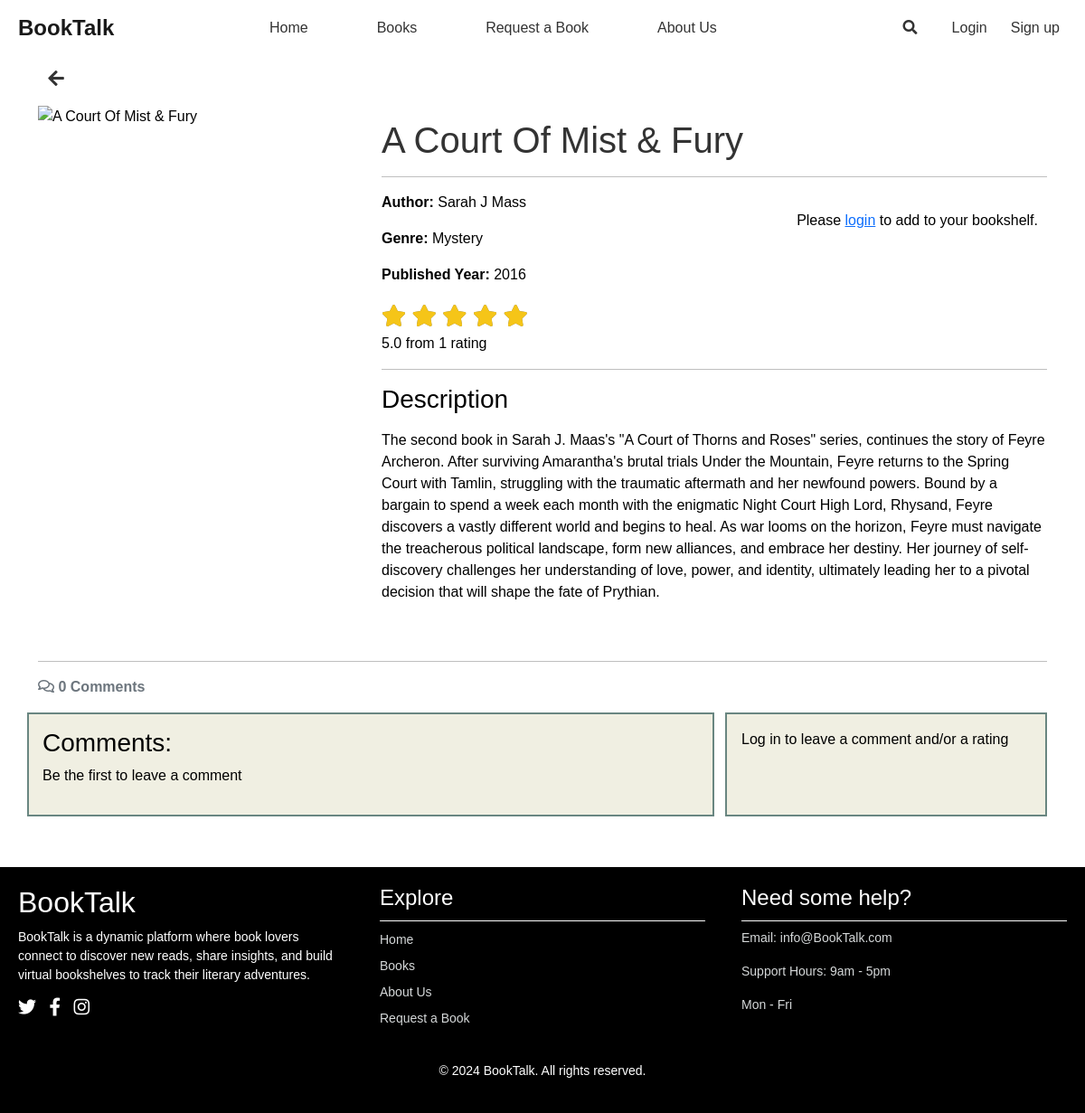
The page /books/a-court-of-mist-fury/ on the database its author committed.
### books/models.py (models this page shows, shortened)
class Book(models.Model):
    genre = models.ForeignKey(Genre, on_delete=models.SET_NULL, null=True)
    author = models.ForeignKey(Author, on_delete=models.SET_NULL, null=True)
    id = models.UUIDField(primary_key=True, default=uuid.uuid4, editable=False)
    title = models.CharField(max_length=60)
    published_year = models.IntegerField()
    cover_image = CloudinaryField('image', default='placeholder')
    description = models.TextField(max_length= 1000, blank=True, null=True)
    slug = models.SlugField(max_length=60, unique=True, blank=True, null=True)
    created_on = models.DateTimeField(auto_now_add=True)
    last_updated = models.DateTimeField(auto_now=True)
    class Meta:
        ordering =["-published_year"]

class Author(models.Model):
    name = models.CharField(max_length=50, unique=True)
    birth_date = models.DateField(null=True, blank=True)
    nationality = models.CharField(max_length=25, blank=True)
    class Meta:
        ordering =["name"]
    def __str__(self):
        return self.name

class Genre(models.Model):
    name = models.CharField(max_length=50, unique=True)
    description = models.TextField(blank=True)
    class Meta:
        ordering =["name"]
    def __str__(self):
        return self.name

### books/views.py (the view)
# urls.py: path('books/<slug:slug>/', views.book_detail, name='book_detail'),
def book_detail(request, slug):
    queryset = Book.objects.all()
    book = get_object_or_404(queryset, slug=slug)
    in_bookshelf = False
    if request.user.is_authenticated:
        in_bookshelf = Bookshelf.objects.filter(user=request.user, book=book).exists()
    comments = book.comments.all().order_by("-created_on")
    comment_count = book.comments.filter(approved=True).count()
    if request.method == "POST":
        comment_form = CommentForm(data=request.POST)
        if comment_form.is_valid():
            comment = comment_form.save(commit=False)
            comment.user = request.user
            comment.book = book
            comment.save()
            messages.add_message(
                request, messages.SUCCESS,
                'Your comment has been submitted and is awaiting approval'
            )
            print("Comment submitted successfully")
            return HttpResponseRedirect(reverse('book_detail', args=[slug]))
    else:
        comment_form = CommentForm()
    book_ratings = Rating.objects.filter(book=book).exclude(rating=-1).values_list('rating', flat=True)
    total_ratings = Rating.objects.filter(book=book).count()
    if book_ratings:
        average_rating = sum(book_ratings) / len(book_ratings)
        average_rating = round(average_rating, 1)
    else:
        average_rating = None
    if request.method == "POST":
        rating_form = RatingForm(data=request.POST)
        if rating_form.is_valid():
            rating_value = rating_form.cleaned_data['rating']
            rating, created = Rating.objects.get_or_create(user=request.user, book=book)
            rating.rating = rating_value
            rating.save()
            print("Rating submitted successfully")
            book_ratings = Rating.objects.filter(book=book).exclude(rating=-1).values_list('rating', flat=True)
            if book_ratings:
                average_rating = sum(book_ratings) / len(book_ratings)
                total_ratings = Rating.objects.filter(book=book).count()
            else:
                average_rating = None
            if request.headers.get('x-requested-with') == 'XMLHttpRequest':
                return JsonResponse({'message': 'Rating submitted successfully',
                                     'user_rating': rating_value,
                                     'average_rating': average_rating,
                                     'total_ratings': total_ratings,
                                     })
            return HttpResponseRedirect(reverse('book_detail', args=[slug]))
    else:
        rating_form = RatingForm()
    user_rating = None
    if request.user.is_authenticated:
        user_rating_obj = Rating.objects.filter(book=book, user=request.user).first()
        if user_rating_obj:
            user_rating = user_rating_obj.rating
    return render(request, "books/book_detail.html", {
        "book": book,
        "in_bookshelf": in_bookshelf,
        "comments": comments,
        "comment_count": comment_count,
        "comment_form": comment_form,
        "rating_form": rating_form,
        "user_rating": user_rating,
        "average_rating": average_rating,
        "total_ratings": total_ratings,
        },
    )

### books/templates/books/book_detail.html (shortened to what this page needs)
{% extends "base.html" %}
{% block content %}
{% load static %}
{% load crispy_forms_tags %}
<div class="container mt-1">
    <div class="return-button">
        <button class="back-button" onclick="goBack()">
            <i class="fas fa-arrow-left"></i>
        </button>
    </div>
    <div class="row">
        <div class="col-md-4">
            {% if book.cover_image.url == 'https://res.cloudinary.com/dxtaxsd1v/image/upload/placeholder' %}
            <img class="img-fluid" src="https://res.cloudinary.com/dxtaxsd1v/image/upload/v1718572431/em43nwjwng89xzrgfdvq.jpg" alt="placeholder Image">
            {% else %}
            <img class="img-fluid" src="{{ book.cover_image.url }}" alt="{{ book.title }}">
            {% endif %}
        </div>
        <div class="col-md-8 mb-4">
            <h1 class="title">{{ book.title }}</h1>
            <hr>
            <div class="details">
                <p><strong>Author:</strong> {{ book.author }}</p>
                <p><strong>Genre:</strong> {{ book.genre }}</p>
                <p><strong>Published Year:</strong> {{ book.published_year }}</p>
                <div class="book-star-ratings">
                    <div class="star-ratings-background">
                        <ul class="book-stars">
                            <li><i class="far fa-star book-rating-icon"></i></li>
                            <li><i class="far fa-star book-rating-icon"></i></li>
                            <li><i class="far fa-star book-rating-icon"></i></li>
                            <li><i class="far fa-star book-rating-icon"></i></li>
                            <li><i class="far fa-star book-rating-icon"></i></li>
                        </ul>
                    </div>
                    <div class="star-ratings-foreground">
                        <ul class="book-stars">
                            <li><i class="fa-star book-rating-star far" data-value="1"></i></li>
                            <li><i class="fa-star book-rating-star far" data-value="2"></i></li>
                            <li><i class="fa-star book-rating-star far" data-value="3"></i></li>
                            <li><i class="fa-star book-rating-star far" data-value="4"></i></li>
                            <li><i class="fa-star book-rating-star far" data-value="5"></i></li>
                        </ul>
                    </div>
                </div>
                <div id="average-rating">
                    {% if average_rating == None %}
                        <p>No ratings</p>
                    {% else %}
                        {% if total_ratings == 1 %}
                            <p>{{ average_rating }} from {{ total_ratings }} rating</p>
                        {% else %}
                            <p>{{ average_rating }} from {{ total_ratings }} ratings</p>
                        {% endif %}
                    {% endif %}
                </div>
                <div id="bookshelf-buttons">
                    {% if request.user.is_authenticated %}
                        {% if in_bookshelf %}
                            <form action="{% url 'remove_from_bookshelf' book.slug %}" method="post">
                                {% csrf_token %}
                                <button id="remove-from-bookshelf" class="btn btn-primary" data-book-slug="{{ book.slug }}">Remove from Bookshelf</button>
                            </form>
                        {% else %}
                            <form action="{% url 'add_to_bookshelf' book.slug %}" method="post">
                                {% csrf_token %}
                                <button id="add-to-bookshelf" class="btn btn-primary" data-book-slug="{{ book.slug }}">Add to Bookshelf</button>
                            </form>
                        {% endif %}
                    {% else %}
                        <p>Please <a href="{% url 'account_login' %}">login</a> to add to your bookshelf.</p>
                    {% endif %}
                </div>
                <hr>
                <h3>Description</h3>
                <p>{{ book.description|safe }}</p>
            </div>
        </div>
    </div>
    <div class="user-interactions-container">
        <div class="row mt-2">
            <div class="col-12">
                <hr>
                <strong class="text-secondary">
                    {% if comment_count == 1 %}
                        <i class="far fa-comments"></i> {{ comment_count }} Comment
                    {% else %}
                        <i class="far fa-comments"></i> {{ comment_count }} Comments
                    {% endif %}
                </strong>
            </div>
        </div>
        <div class="row gutters mt-3 d-flex align-items-stretch">
            <div class="col-md-8 mb-3 comment-container">
                <h3>Comments:</h3>
                {% if comment_count == 0 %}
                    <p>Be the first to leave a comment</p>
                {% endif %}
            </div>
            <div class="col-md-4 d-flex flex-column">
                <div class="add-comment-card mb-3 flex-grow-1">
                    <div class="card-body">
                        {% if user.is_authenticated %}
                            <h3>Leave a comment:</h3>
                            <span><i class="far fa-user"></i> {{ user.username }}</span>
                            <form id="commentForm" method="post">
                                {{ comment_form | crispy }}
                                {% csrf_token %}
                                <button id="submitButton" type="submit" class="btn btn-primary btn-lg mt-2">Submit</button>
                            </form>
                            <div class="row mt-4">
                                <div class="col-12">
                                    <hr>
                                    <strong>Please rate this book:</strong>
                                    <div class="rating-stars mt-2">
                                        <form id="ratingForm1" class="star-form" method="POST">
                                            {% csrf_token %}
                                            <input type="hidden" name="rating" value="1">
                                            <button type="submit" class="far fa-star star-icon" data-value="1"></button>
                                        </form>
                                        <form id="ratingForm2" class="star-form" method="POST">
                                            {% csrf_token %}
                                            <input type="hidden" name="rating" value="2">
                                            <button type="submit" class="far fa-star star-icon" data-value="2"></button>
                                        </form>
                                        <form id="ratingForm3" class="star-form" method="POST">
                                            {% csrf_token %}
                                            <input type="hidden" name="rating" value="3">
                                            <button type="submit" class="far fa-star star-icon" data-value="3"></button>
                                        </form>
                                        <form id="ratingForm4" class="star-form" method="POST">
                                            {% csrf_token %}
                                            <input type="hidden" name="rating" value="4">
                                            <button type="submit" class="far fa-star star-icon" data-value="4"></button>
                                        </form>
                                        <form id="ratingForm5" class="star-form" method="POST">
                                            {% csrf_token %}
                                            <input type="hidden" name="rating" value="5">
                                            <button type="submit" class="far fa-star star-icon" data-value="5"></button>
                                        </form>
                                    </div>
                                    <div class="mt-2">
                                        <p>Your rating: <span id="user-rating">{{ user_rating }}</span></p>
                                    </div>
                                </div>
                            </div>
                        {% else %}
                            <p>Log in to leave a comment and/or a rating</p>
                        {% endif %}
                    </div>
                </div>
            </div>
        </div>
    </div>
</div>
{% endblock %}

### rows shown on the page
Book: title "A Court Of Mist & Fury", author "Sarah J Mass", genre "Mystery", published_year "2016", description "The second book in Sarah J. Maas's \"A Court of Thorns and Roses\" series, continues the story of Feyre Archeron. After surviving Amarantha's brutal trials Under the Mountain, Feyre returns to the Spring Court with Tamlin, struggling with the traumatic aftermath and her newfound powers. Bound by a bargain to spend a week each month with the enigmatic Night Court High Lord, Rhysand, Feyre discovers a vastly different world and begins to heal. As war looms on the horizon, Feyre must navigate the treacherous political landscape, form new alliances, and embrace her destiny. Her journey of self-discovery challenges her understanding of love, power, and identity, ultimately leading her to a pivotal…"

### other values the page prints
{{ average_rating }} "5.0"
{{ total_ratings }} "1"
{{ comment_count }} "0"
